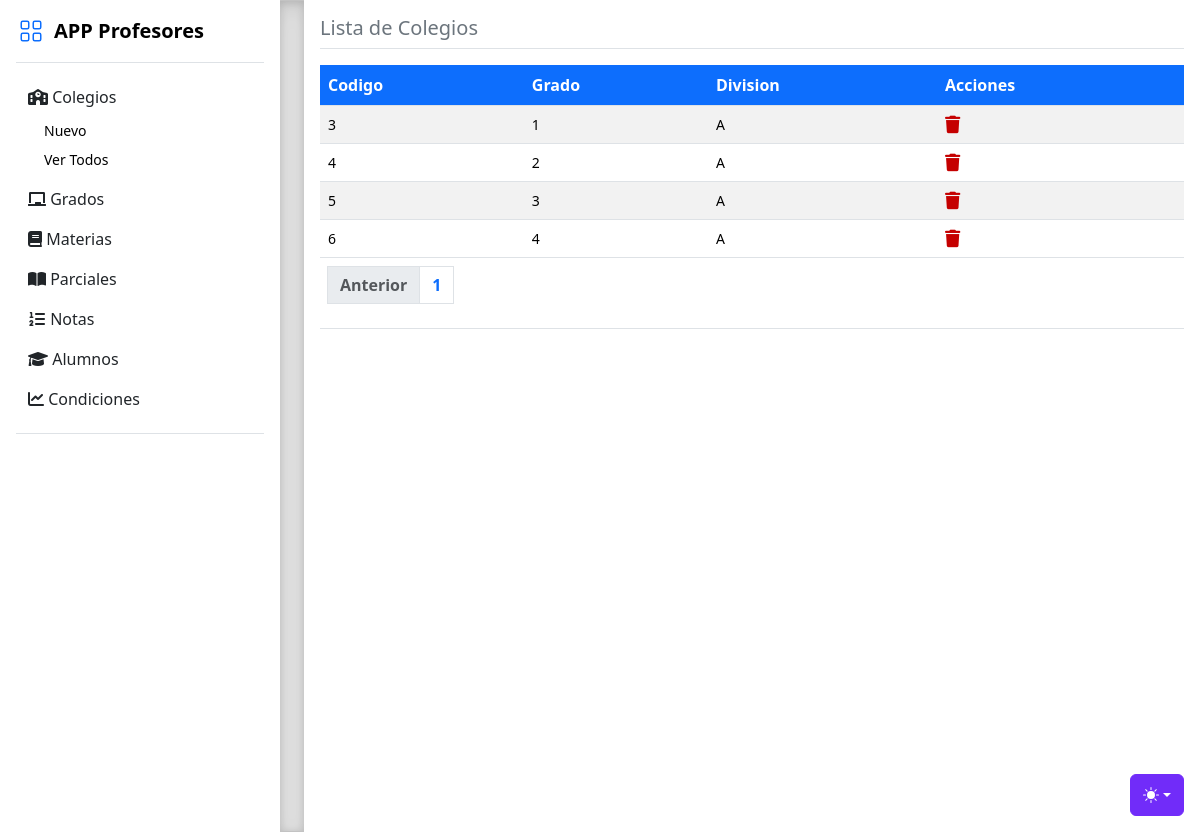
The page /grados/ver on the database as committed earlier.
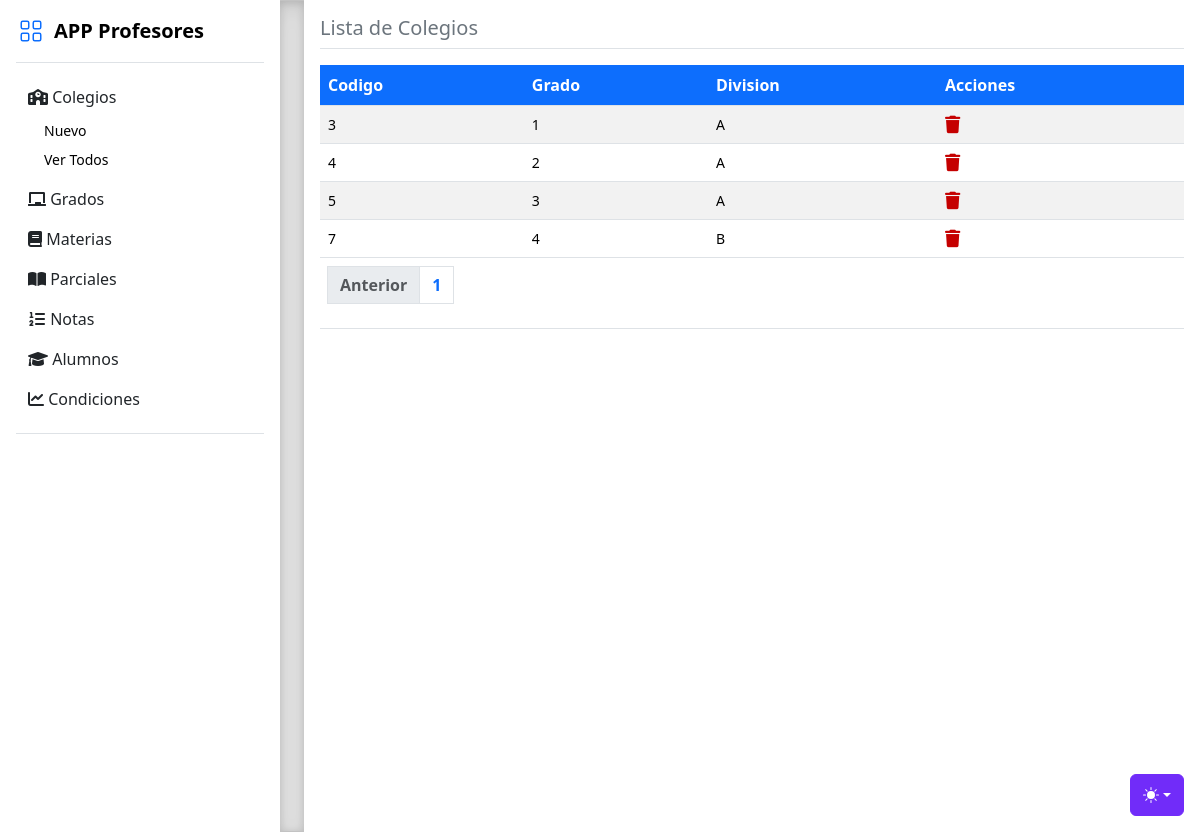
The same page on the database as committed later.
### tables this page shows
CREATE TABLE grados (
  id INTEGER PRIMARY KEY AUTOINCREMENT,
  nombre VARCHAR(255) NOT NULL
, division TEXT);

### routers/grados.py (the view)
@router.get("/grados/ver")
def verGrados(req:Request, page: int = 1):
    verDb = FuncionesDB()
    grados = verDb.mostrarTablaPaginada("grados", page, 15)
    total_grados = verDb.contarFilas("grados")
    total_paginas = math.ceil(total_grados / 15)
    return template.TemplateResponse("grados_ver.html", { "request" : req, "grados": grados, "page": page, "total_paginas": total_paginas })

### templates/grados_ver.html (shortened to what this page needs)
<!doctype html>
<html lang="es" data-bs-theme="auto">
  <head><script src="/templates/static/color-modes.js"></script>
    <link href="/templates/static/bootstrap.min.css" rel="stylesheet">
    <link href="/templates/static/style.css" rel="stylesheet">
    <link rel="stylesheet" href="https://cdnjs.cloudflare.com/ajax/libs/font-awesome/6.0.0-beta3/css/all.min.css" />
    <link rel="stylesheet" href="https://cdn.jsdelivr.net/npm/@docsearch/css@3">
    <link href="/templates/static/sidebars.css" rel="stylesheet">
  </head>
  <body>
    <div class="dropdown position-fixed bottom-0 end-0 mb-3 me-3 bd-mode-toggle">
      <button class="btn btn-bd-primary py-2 dropdown-toggle d-flex align-items-center"
              id="bd-theme"
              type="button"
              aria-expanded="false"
              data-bs-toggle="dropdown"
              aria-label="Toggle theme (auto)">
        <svg class="bi my-1 theme-icon-active" width="1em" height="1em"><use href="#circle-half"></use></svg>
      </button>
    </div>
<main class="d-flex flex-nowrap">
  <div class="flex-shrink-0 p-3" style="width: 280px;">
    <a href="/productos/ver_todos" class="d-flex align-items-center pb-3 mb-3 link-body-emphasis text-decoration-none border-bottom">
      <svg class="bi pe-none me-2" width="30" height="24" style="color: #0D6EFD;"><use xlink:href="#grid"/></svg>
      <span class="fs-5 fw-semibold">APP Profesores</span>
    </a>
    <ul class="list-unstyled ps-0">
      {% include 'menu.html' %}
  <div class="b-example-divider b-example-vr"></div>
  <div class="m-3 w-100 vh-100">
    <h5 class="text-secondary">Lista de Colegios</h5>
    <div class="border-top mb-3 w-100"></div>
    <article>
      <table class="table table-striped m-0 bg-success text-white">
          <thead>
              <tr>
                  <th class="centrado bg-primary text-white">Codigo</th>
                  <th class="centrado bg-primary text-white">Grado</th>
                  <th class="centrado bg-primary text-white">Division</th>
                  <th class="centrado bg-primary text-white">Acciones</th>
              </tr>
          </thead>
          <tbody>
          {% for grado in grados %}
              <tr>
                  <td class="centrado small">{{ grado[0] }}</td>
                  <td class="centrado small">{{ grado[1] }}</td>
                  <td class="centrado small">{{ grado[2] }}</td>
                  <td class="centrado small">
                    <a href="borrar/{{ grado[0] }}"></a>
                      </td>
              </tr>
              {% endfor %}
              </div>
      <table class="table table-striped m-0">
          <thead><tr><th class="text-white m-0">
      <nav aria-label="Page navigation example m-0">
          <ul class="pagination">
              <li class="page-item">
                  {% if page > 1 %}
                      <a class="page-link" href="/grados/ver?page={{ page - 1 }}">Anterior</a>
                      {% else %}
                      <li class="page-item disabled">
                          <a class="page-link">Anterior</a>
                      </li>
                  {% endif %}
              </li>
              {% for i in range(total_paginas) %}
                  <li class="page-item"><a class="page-link" href="/grados/ver?page={{ i + 1 }}">{{ i + 1 }}</a></li>
              {% endfor %}
          </ul>
      </nav>
      </tr></thead>
  </table>
</main>
</body>
</html>

### templates/menu.html (shortened to what this page needs)
<li class="mb-1">
    <button class="btn d-inline-flex align-items-center rounded border-0 collapsed" data-bs-toggle="collapse" data-bs-target="#home-collapse" aria-expanded="false">
      <i class="fa-solid fa-school"></i></i>&nbsp;Colegios
    </button>
    <div class="collapse show" id="home-collapse">
      <ul class="btn-toggle-nav list-unstyled fw-normal pb-1 small">
        <li><a href="/colegio/nuevo" class="link-body-emphasis d-inline-flex text-decoration-none rounded">Nuevo</a></li>
        <li><a href="/colegio/ver" class="link-body-emphasis d-inline-flex text-decoration-none rounded">Ver Todos</a></li>
      </ul>
    </div>
  </li>
  <li class="mb-1">
    <button class="btn d-inline-flex align-items-center rounded border-0 collapsed" data-bs-toggle="collapse" data-bs-target="#dashboard-collapse" aria-expanded="true">
      <i class="fa-solid fa-chalkboard"></i>&nbsp;Grados
    </button>
  </li>
  <li class="mb-1">
    <button class="btn d-inline-flex align-items-center rounded border-0 collapsed" data-bs-toggle="collapse" data-bs-target="#orders-collapse" aria-expanded="false">
      <i class="fa-solid fa-book"></i></i>&nbsp;Materias
    </button>
  </li>
  <li class="mb-1">
    <button class="btn d-inline-flex align-items-center rounded border-0 collapsed" data-bs-toggle="collapse" data-bs-target="#joni-collapse" aria-expanded="false">
      <i class="fa-solid fa-book-open"></i>&nbsp;Parciales
    </button>
  </li>
  <li class="mb-1">
    <button class="btn d-inline-flex align-items-center rounded border-0 collapsed" data-bs-toggle="collapse" data-bs-target="#almacen-collapse" aria-expanded="false">
      <i class="fa-solid fa-list-ol"></i>&nbsp;Notas
    </button>
  </li>
  <li class="mb-1">
    <button class="btn d-inline-flex align-items-center rounded border-0 collapsed" data-bs-toggle="collapse" data-bs-target="#ingreso-collapse" aria-expanded="false">
      <i class="fa-solid fa-graduation-cap"></i>&nbsp;Alumnos
    </button>
  </li>
  <li class="mb-1">
    <button class="btn d-inline-flex align-items-center rounded border-0 collapsed" data-bs-toggle="collapse" data-bs-target="#movimiento-collapse" aria-expanded="false">
      <i class="fa-solid fa-chart-line"></i>&nbsp;Condiciones
    </button>
  </li>
  <li class="border-top my-3"></li>
</ul>
</div>

### templates/static/style.css (style rules this page uses)
main { overflow-x: auto; overflow-y: hidden; }
.dropdown-toggle { outline: 0; }
.btn-toggle-nav a { padding: .1875rem .5rem; margin-top: .125rem; margin-left: 1.25rem; }
.b-example-divider { background-color: rgba(0, 0, 0, .1); border: solid rgba(0, 0, 0, .15); border-width: 1px 0; box-shadow: inset 0 .5em 1.5em rgba(0, 0, 0, .1), inset 0 .125em .5em rgba(0, 0, 0, .15); }
.b-example-vr { flex-shrink: 0; width: 1.5rem; height: inherit; }
.bi { vertical-align: -.125em; fill: currentColor; }
.btn-bd-primary { --bd-violet-bg: #712cf9; --bd-violet-rgb: 112.520718, 44.062154, 249.437846; --bs-btn-font-weight: 600; --bs-btn-color: var(--bs-white); --bs-btn-bg: var(--bd-violet-bg); --bs-btn-border-color: var(--bd-violet-bg); --bs-btn-hover-color: var(--bs-white); --bs-btn-hover-bg: #6528e0; --bs-btn-hover-border-color: #6528e0; --bs-btn-focus-shadow-rgb: var(--bd-violet-rgb); --bs-btn-active-color: var(--bs-btn-hover-color); --bs-btn-active-bg: #5a23c8; --bs-btn-active-border-color: #5a23c8; }
.bd-mode-toggle { z-index: 1500; }

### templates/static/sidebars.css (style rules this page uses)
.dropdown-toggle { outline: 0; }
.btn-toggle-nav a { padding: .1875rem .5rem; margin-top: .125rem; margin-left: 1.25rem; }

Rows that differ between the two databases and show on the page:
removed grados: id "6", nombre "4", division "A"
added grados: id "7", nombre "4", division "B"
